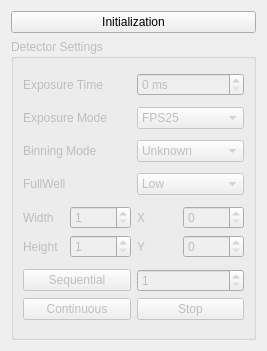
<?xml version="1.0" encoding="UTF-8"?>
<ui version="4.0">
 <class>DetectorDialog</class>
 <widget class="QDialog" name="DetectorDialog">
  <property name="geometry">
   <rect>
    <x>0</x>
    <y>0</y>
    <width>267</width>
    <height>351</height>
   </rect>
  </property>
  <property name="windowTitle">
   <string>Dialog</string>
  </property>
  <layout class="QGridLayout" name="gridLayout">
   <item row="1" column="0">
    <widget class="QGroupBox" name="groupBox_settings">
     <property name="enabled">
      <bool>false</bool>
     </property>
     <property name="title">
      <string>Detector Settings</string>
     </property>
     <layout class="QGridLayout" name="gridLayout_2">
      <item row="4" column="0">
       <layout class="QHBoxLayout" name="horizontalLayout_9">
        <item>
         <widget class="QLabel" name="label_5">
          <property name="text">
           <string>FullWell</string>
          </property>
         </widget>
        </item>
        <item>
         <widget class="QComboBox" name="comboBox_fullwell">
          <item>
           <property name="text">
            <string>Low</string>
           </property>
          </item>
          <item>
           <property name="text">
            <string>High</string>
           </property>
          </item>
          <item>
           <property name="text">
            <string>Unknown</string>
           </property>
          </item>
         </widget>
        </item>
       </layout>
      </item>
      <item row="3" column="0">
       <layout class="QHBoxLayout" name="horizontalLayout_5">
        <item>
         <widget class="QLabel" name="label">
          <property name="text">
           <string>Binning Mode</string>
          </property>
         </widget>
        </item>
        <item>
         <widget class="QComboBox" name="comboBox_binningMode">
          <property name="currentText">
           <string>Unknown</string>
          </property>
          <item>
           <property name="text">
            <string>Unknown</string>
           </property>
          </item>
          <item>
           <property name="text">
            <string>1X1</string>
           </property>
          </item>
          <item>
           <property name="text">
            <string>2X2</string>
           </property>
          </item>
          <item>
           <property name="text">
            <string>4X4</string>
           </property>
          </item>
         </widget>
        </item>
       </layout>
      </item>
      <item row="6" column="0">
       <layout class="QVBoxLayout" name="verticalLayout">
        <item>
         <layout class="QHBoxLayout" name="horizontalLayout">
          <item>
           <widget class="QPushButton" name="pushButton_sequential">
            <property name="text">
             <string>Sequential</string>
            </property>
           </widget>
          </item>
          <item>
           <widget class="QSpinBox" name="spinBox_sequenceCnt">
            <property name="minimum">
             <number>1</number>
            </property>
            <property name="maximum">
             <number>10000</number>
            </property>
           </widget>
          </item>
         </layout>
        </item>
        <item>
         <layout class="QHBoxLayout" name="horizontalLayout_8">
          <item>
           <widget class="QPushButton" name="pushButton_continuous">
            <property name="text">
             <string>Continuous</string>
            </property>
           </widget>
          </item>
          <item>
           <widget class="QPushButton" name="pushButton_stop">
            <property name="text">
             <string>Stop</string>
            </property>
           </widget>
          </item>
         </layout>
        </item>
       </layout>
      </item>
      <item row="2" column="0">
       <layout class="QGridLayout" name="gridLayout_3">
        <item row="0" column="0">
         <widget class="QLabel" name="label_4">
          <property name="text">
           <string>Exposure Mode</string>
          </property>
         </widget>
        </item>
        <item row="0" column="1">
         <widget class="QComboBox" name="comboBox_exposureMode">
          <item>
           <property name="text">
            <string>FPS25</string>
           </property>
          </item>
          <item>
           <property name="text">
            <string>FPS30</string>
           </property>
          </item>
          <item>
           <property name="text">
            <string>TRIG</string>
           </property>
          </item>
          <item>
           <property name="text">
            <string>SEQ</string>
           </property>
          </item>
          <item>
           <property name="text">
            <string>XFPS</string>
           </property>
          </item>
         </widget>
        </item>
       </layout>
      </item>
      <item row="1" column="0">
       <layout class="QHBoxLayout" name="horizontalLayout_4">
        <item>
         <widget class="QLabel" name="label_exposure">
          <property name="text">
           <string>Exposure Time</string>
          </property>
         </widget>
        </item>
        <item>
         <widget class="QSpinBox" name="spinBox_exposureTime">
          <property name="suffix">
           <string> ms</string>
          </property>
          <property name="maximum">
           <number>99999999</number>
          </property>
          <property name="value">
           <number>0</number>
          </property>
         </widget>
        </item>
       </layout>
      </item>
      <item row="5" column="0">
       <layout class="QHBoxLayout" name="horizontalLayout_10">
        <item>
         <layout class="QVBoxLayout" name="verticalLayout_2">
          <item>
           <layout class="QHBoxLayout" name="horizontalLayout_6">
            <item>
             <widget class="QLabel" name="label_2">
              <property name="text">
               <string>Width</string>
              </property>
             </widget>
            </item>
            <item>
             <widget class="QSpinBox" name="spinBox_width">
              <property name="minimum">
               <number>1</number>
              </property>
              <property name="maximum">
               <number>99999</number>
              </property>
              <property name="value">
               <number>1</number>
              </property>
             </widget>
            </item>
           </layout>
          </item>
          <item>
           <layout class="QHBoxLayout" name="horizontalLayout_7">
            <item>
             <widget class="QLabel" name="label_3">
              <property name="text">
               <string>Height</string>
              </property>
             </widget>
            </item>
            <item>
             <widget class="QSpinBox" name="spinBox_height">
              <property name="minimum">
               <number>1</number>
              </property>
              <property name="maximum">
               <number>99999</number>
              </property>
              <property name="value">
               <number>1</number>
              </property>
             </widget>
            </item>
           </layout>
          </item>
         </layout>
        </item>
        <item>
         <layout class="QVBoxLayout" name="verticalLayout_3">
          <item>
           <layout class="QHBoxLayout" name="horizontalLayout_3">
            <item>
             <widget class="QLabel" name="label_roiX">
              <property name="text">
               <string>X</string>
              </property>
             </widget>
            </item>
            <item>
             <widget class="QSpinBox" name="spinBox_x">
              <property name="maximum">
               <number>99999</number>
              </property>
             </widget>
            </item>
           </layout>
          </item>
          <item>
           <layout class="QHBoxLayout" name="horizontalLayout_2">
            <item>
             <widget class="QLabel" name="label_roiY">
              <property name="text">
               <string>Y</string>
              </property>
             </widget>
            </item>
            <item>
             <widget class="QSpinBox" name="spinBox_y">
              <property name="maximum">
               <number>99999</number>
              </property>
             </widget>
            </item>
           </layout>
          </item>
         </layout>
        </item>
       </layout>
      </item>
     </layout>
    </widget>
   </item>
   <item row="0" column="0">
    <widget class="QPushButton" name="pushButton_init">
     <property name="text">
      <string>Initialization</string>
     </property>
    </widget>
   </item>
  </layout>
 </widget>
 <resources/>
 <connections/>
</ui>
